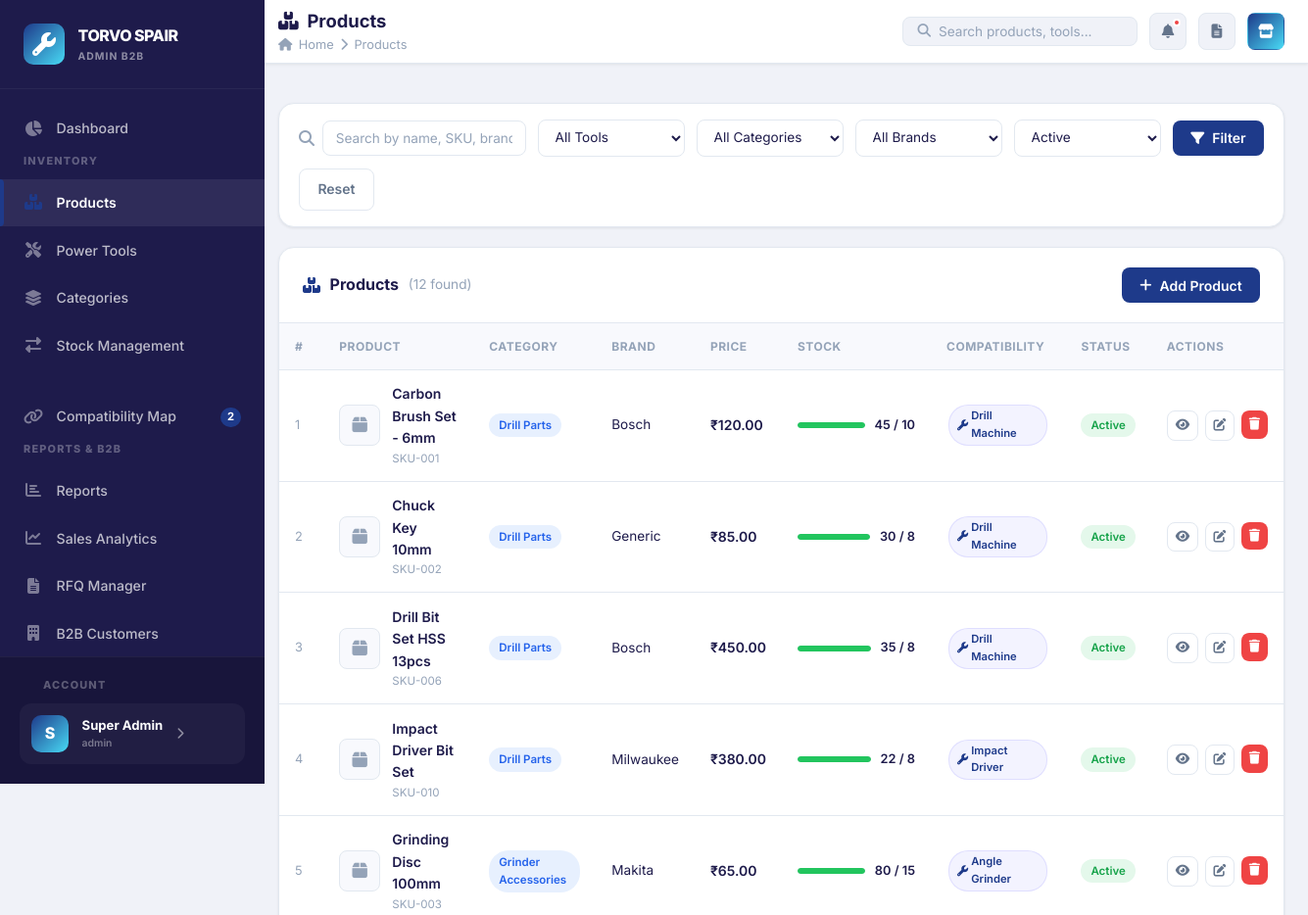
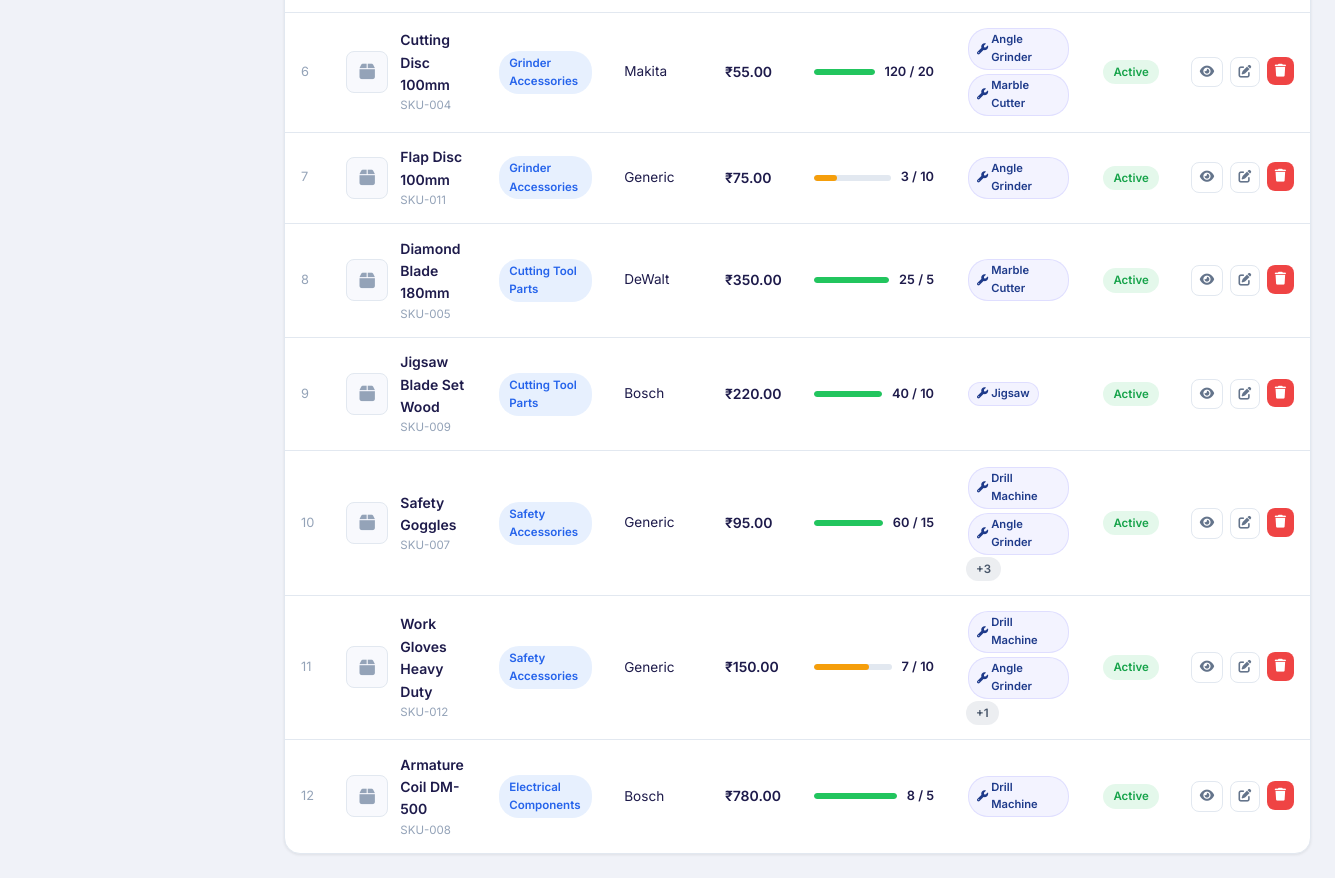
/pages/products.php (signed in), run on the app's committed database (2 pictures, top to bottom).
### tables this page shows
CREATE TABLE IF NOT EXISTS settings (
    setting_key VARCHAR(100) PRIMARY KEY,
    setting_value TEXT,
    category ENUM('frontend', 'admin', 'system') DEFAULT 'frontend',
    updated_at TIMESTAMP DEFAULT CURRENT_TIMESTAMP ON UPDATE CURRENT_TIMESTAMP
);

CREATE TABLE IF NOT EXISTS products (
    id INT AUTO_INCREMENT PRIMARY KEY,
    name VARCHAR(150) NOT NULL,
    sku VARCHAR(100) UNIQUE,
    category_id INT NOT NULL,
    brand VARCHAR(100),
    price DECIMAL(10,2) DEFAULT 0.00,
    quantity INT DEFAULT 0,
    min_stock INT DEFAULT 5,
    description TEXT,
    image VARCHAR(255),
    barcode VARCHAR(100),
    status ENUM('active', 'inactive') DEFAULT 'active',
    created_at TIMESTAMP DEFAULT CURRENT_TIMESTAMP,
    updated_at TIMESTAMP DEFAULT CURRENT_TIMESTAMP ON UPDATE CURRENT_TIMESTAMP,
    FOREIGN KEY (category_id) REFERENCES categories(id) ON DELETE CASCADE
);

CREATE TABLE IF NOT EXISTS categories (
    id INT AUTO_INCREMENT PRIMARY KEY,
    name VARCHAR(100) NOT NULL,
    description TEXT,
    status ENUM('active', 'inactive') DEFAULT 'active',
    created_at TIMESTAMP DEFAULT CURRENT_TIMESTAMP,
    updated_at TIMESTAMP DEFAULT CURRENT_TIMESTAMP ON UPDATE CURRENT_TIMESTAMP
);

### pages/products.php (the view, shortened to what the rows shown need)
<?php
include BASE_PATH . '/includes/header.php';
$db = getDB();
$status_f = sanitize($_GET['status'] ?? 'active');
$where = ['1=1'];
$params = [];
if ($status_f && $status_f !== 'all') { $where[] = 'p.status = ?'; $params[] = $status_f; }
$toolJoin = '';
$whereStr = implode(' AND ', $where);
$sql = "SELECT p.*, c.name AS category_name FROM products p
        JOIN categories c ON p.category_id = c.id
        $toolJoin
        WHERE $whereStr ORDER BY p.created_at DESC";
$stmt = $db->prepare($sql);
$stmt->execute($params);
$products = $stmt->fetchAll();
?>
<div class="page-body">
<div class="card">
    <?php if (empty($products)): ?>
        <div class="empty-state">
            <i class="fas fa-boxes"></i>
            <h3>No products found</h3>
            <p>Try adjusting your filters or add a new product.</p>
        </div>
    <?php else: ?>
    <div class="table-wrap">
        <table class="data-table">
            <thead>
                <tr>
                    <th>#</th>
                    <th>Product</th>
                    <th>Category</th>
                    <th>Brand</th>
                    <th>Price</th>
                    <th>Stock</th>
                    <th>Compatibility</th>
                    <th>Status</th>
                    <th>Actions</th>
                </tr>
            </thead>
            <tbody>
            <?php foreach ($products as $i => $p):
                $compSt = $db->prepare("SELECT t.name FROM tools t JOIN product_compatibility pc ON t.id=pc.tool_id WHERE pc.product_id=?");
                $compSt->execute([$p['id']]);
                $compatTools = $compSt->fetchAll(PDO::FETCH_COLUMN);
                $pct = $p['min_stock'] > 0 ? min(100, ($p['quantity'] / $p['min_stock']) * 100) : 100;
                $stockClass = $p['quantity'] == 0 ? 'stock-zero' : ($p['quantity'] <= $p['min_stock'] ? 'stock-low' : 'stock-ok');
            ?>
            <tr>
                <td style="color:var(--text-muted);font-size:0.8rem;"><?= $i+1 ?></td>
                <td>
                    <div style="display:flex;align-items:center;gap:0.75rem;">
                        <div class="product-thumb">
                            <?php if ($p['image'] && file_exists(UPLOAD_DIR . $p['image'])): ?>
                                <img src="<?= UPLOAD_URL . htmlspecialchars($p['image']) ?>" alt="">
                            <?php else: ?>
                                <i class="fas fa-box"></i>
                            <?php endif; ?>
                        </div>
                        <div>
                            <div style="font-weight:600;font-size:0.875rem;"><?= htmlspecialchars($p['name']) ?></div>
                            <div style="font-size:0.72rem;color:var(--text-muted);"><?= htmlspecialchars($p['sku']) ?></div>
                        </div>
                    </div>
                </td>
                <td><span class="badge-pill badge-info"><?= htmlspecialchars($p['category_name']) ?></span></td>
                <td style="font-size:0.85rem;"><?= htmlspecialchars($p['brand']) ?: '–' ?></td>
                <td style="font-weight:600;"><?= formatCurrency($p['price']) ?></td>
                <td>
                    <div class="stock-bar-wrap <?= $stockClass ?>">
                        <div class="stock-bar"><div class="stock-bar-fill" style="width:<?= min(100,$pct) ?>%"></div></div>
                        <span class="stock-qty"><?= $p['quantity'] ?> / <?= $p['min_stock'] ?></span>
                    </div>
                </td>
                <td>
                    <?php if (empty($compatTools)): ?>
                        <span style="color:var(--text-muted);font-size:0.78rem;">None</span>
                    <?php else: ?>
                        <?php foreach (array_slice($compatTools, 0, 2) as $ct): ?>
                            <span class="compat-tag"><i class="fas fa-wrench"></i><?= htmlspecialchars($ct) ?></span>
                        <?php endforeach; ?>
                        <?php if (count($compatTools) > 2): ?>
                            <span class="badge-pill badge-gray">+<?= count($compatTools)-2 ?></span>
                        <?php endif; ?>
                    <?php endif; ?>
                </td>
                <td>
                    <span class="badge-pill <?= $p['status']==='active' ? 'badge-success' : 'badge-gray' ?>">
                        <?= ucfirst($p['status']) ?>
                    </span>
                </td>
                <td>
                    <div style="display:flex;gap:0.4rem;">
                        <a href="product_detail.php?id=<?= $p['id'] ?>" class="btn btn-outline btn-sm btn-icon" data-tooltip="View Detail">
                            <i class="fas fa-eye"></i>
                        </a>
                        <button class="btn btn-outline btn-sm btn-icon"
                            onclick='editProduct(<?= json_encode($p) ?>, <?= json_encode($compatTools) ?>)'
                            data-tooltip="Edit">
                            <i class="fas fa-edit"></i>
                        </button>
                        <form method="POST" style="display:inline;" onsubmit="return confirmDelete('Delete this product?')">
                            <button type="submit" class="btn btn-danger btn-sm btn-icon" data-tooltip="Delete">
                                <i class="fas fa-trash"></i>
                            </button>
                        </form>
                    </div>
                </td>
            </tr>
            <?php endforeach; ?>
            </tbody>
        </table>
    </div>
    <?php endif; ?>
</div>
</div>
<?php include BASE_PATH . '/includes/footer.php'; ?>

### includes/header.php (shortened to what the rows shown need)
<?php
require_once BASE_PATH . '/config/database.php';
?>
<!DOCTYPE html>
<html lang="en">
<head>
    <link rel="stylesheet" href="https://cdnjs.cloudflare.com/ajax/libs/font-awesome/6.5.0/css/all.min.css">
    <link rel="stylesheet" href="<?= APP_URL ?>/assets/css/style.css">
</head>
<body>
<div class="app-layout">
<aside class="sidebar" id="sidebar">
    <div class="sidebar-header">
        <a href="<?= APP_URL ?>/pages/dashboard.php" class="sidebar-logo">
            <div class="logo-text">
                <span class="logo-main"><?= getSetting('site_title', 'TORVO SPAIR') ?></span>
                <span class="logo-sub">ADMIN B2B</span>
            </div>
        </a>
    </div>
</aside>
<div class="main-content">

### data on the page
settings: setting_value "TORVO SPAIR"
products: name "Carbon Brush Set - 6mm", sku "SKU-001", category.name "Drill Parts", brand "Bosch", price "₹120.00", quantity "45", min_stock "10", ct "Drill Machine", status "Active"
products: name "Chuck Key 10mm", sku "SKU-002", category.name "Drill Parts", brand "Generic", price "₹85.00", quantity "30", min_stock "8", ct "Drill Machine", status "Active"
products: name "Drill Bit Set HSS 13pcs", sku "SKU-006", category.name "Drill Parts", brand "Bosch", price "₹450.00", quantity "35", min_stock "8", ct "Drill Machine", status "Active"
products: name "Impact Driver Bit Set", sku "SKU-010", category.name "Drill Parts", brand "Milwaukee", price "₹380.00", quantity "22", min_stock "8", ct "Impact Driver", status "Active"
products: name "Grinding Disc 100mm", sku "SKU-003", category.name "Grinder Accessories", brand "Makita", price "₹65.00", quantity "80", min_stock "15", ct "Angle Grinder", status "Active"
products: name "Cutting Disc 100mm", sku "SKU-004", category.name "Grinder Accessories", brand "Makita", price "₹55.00", quantity "120", min_stock "20", ct "Angle Grinder", ct "Marble Cutter", status "Active"
products: name "Flap Disc 100mm", sku "SKU-011", category.name "Grinder Accessories", brand "Generic", price "₹75.00", quantity "3", min_stock "10", ct "Angle Grinder", status "Active"
products: name "Diamond Blade 180mm", sku "SKU-005", category.name "Cutting Tool Parts", brand "DeWalt", price "₹350.00", quantity "25", min_stock "5", ct "Marble Cutter", status "Active"
products: name "Jigsaw Blade Set Wood", sku "SKU-009", category.name "Cutting Tool Parts", brand "Bosch", price "₹220.00", quantity "40", min_stock "10", ct "Jigsaw", status "Active"
products: name "Safety Goggles", sku "SKU-007", category.name "Safety Accessories", brand "Generic", price "₹95.00", quantity "60", min_stock "15", ct "Drill Machine", ct "Angle Grinder", count($compatTools)-2 "3", status "Active"
products: name "Work Gloves Heavy Duty", sku "SKU-012", category.name "Safety Accessories", brand "Generic", price "₹150.00", quantity "7", min_stock "10", ct "Drill Machine", ct "Angle Grinder", count($compatTools)-2 "1", status "Active"
products: name "Armature Coil DM-500", sku "SKU-008", category.name "Electrical Components", brand "Bosch", price "₹780.00", quantity "8", min_stock "5", ct "Drill Machine", status "Active"

### other printed values
$pageTitle "Products"
$pageBreadcrumb "Products"
count($products) "12"
